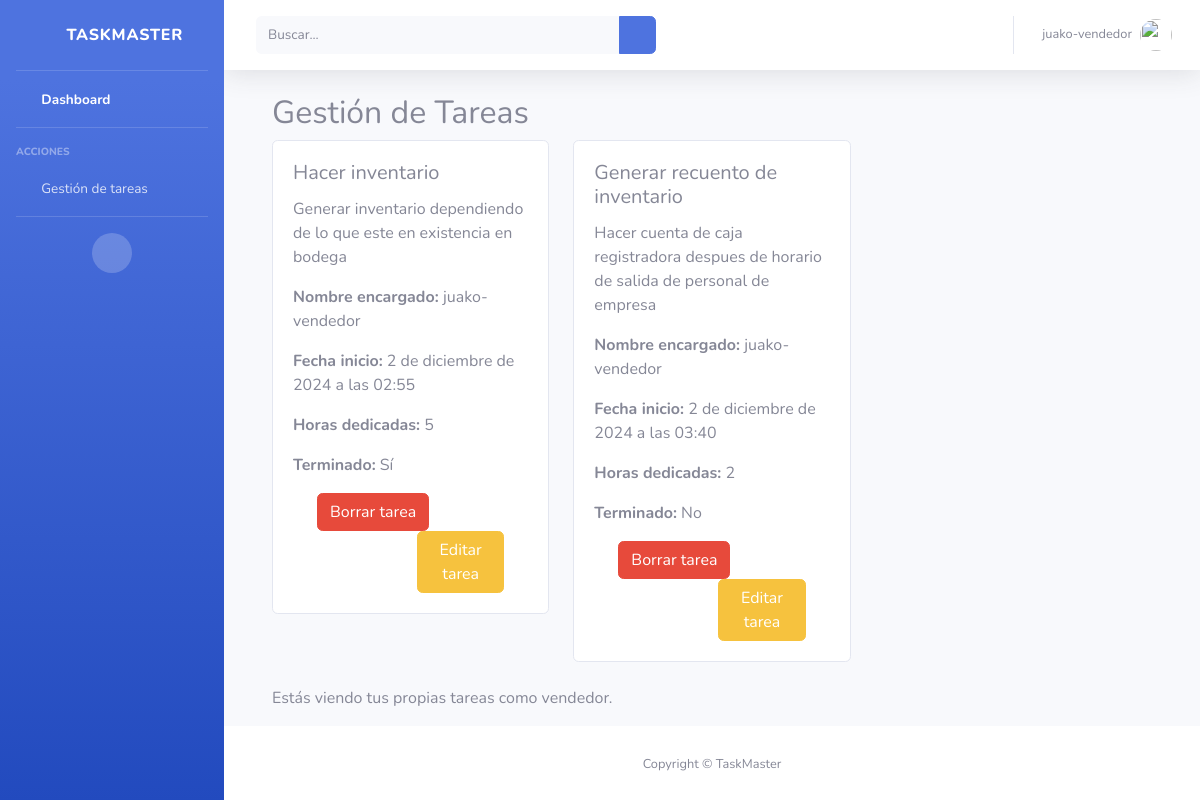
Screenshot of /gestion-tareas (signed in) with the database file from the repository.
### Root/models.py (models this page shows, shortened)
class Tarea(models.Model):
    idTarea = models.AutoField(primary_key=True, verbose_name='Id tarea')
    nombreTarea = models.CharField(max_length=100, verbose_name='Nombre tarea')
    descripcion = models.TextField(verbose_name='Descripción', null=True, blank=True)
    fechaInicio = models.DateTimeField(auto_now_add=True, verbose_name='Fecha inicio')
    fechaTermino = models.DateTimeField(verbose_name='Fecha término', null=True, blank=True)
    horasDedicadas = models.PositiveIntegerField(verbose_name='Horas dedicadas', default=0)
    usuario = models.ForeignKey(UserProfile, on_delete=models.CASCADE)
    terminado = models.BooleanField(default=False, verbose_name='Terminado')

class UserProfile(models.Model):
    user = models.OneToOneField(get_user_model(), on_delete=models.CASCADE)
    role = models.CharField(max_length=20,choices=settings.ROLES)

### Root/views.py (the view)
# urls.py: path('gestion-tareas',views.gestionTask,name='gestion_task'),
@login_required
def gestionTask(request):
    user_groups = request.user.groups.values_list('name', flat=True)
    is_admin = 'admin' in user_groups
    is_supervisor = 'supervisor' in user_groups
    is_vendedor = 'vendedor' in user_groups
    if is_admin:
        tasks = Tarea.objects.all()  # Los admins ven todas las tareas
    elif is_supervisor:
        tasks = Tarea.objects.filter(usuario__role='vendedor')  # Supervisores ven tareas de vendedores
    elif is_vendedor:
        tasks = Tarea.objects.filter(usuario=request.user.userprofile)  # Vendedores ven sus propias tareas
    else:
        tasks = Tarea.objects.none()  # En caso de que el usuario no pertenezca a ningún rol definido
    context = {
        'tasks': tasks,
        'is_admin': is_admin,
        'is_supervisor': is_supervisor,
        'is_vendedor': is_vendedor,
    }
    return render(request, "dashboard/GestionTareas/gestion_task.html", context)

### Root/templates/dashboard/GestionTareas/gestion_task.html
{% extends 'base.html' %}
{% load static %}
{% block content %}
<div class="container-fluid">
    <h2>Gestión de Tareas</h2>
    <div class="row">
        {% for tarea in tasks %}
            <div class="col-md-4 mb-4">
                <div class="card">
                    <div class="card-body">
                        <h5 class="card-title">{{ tarea.nombreTarea }}</h5>
                        <p class="card-text">{{ tarea.descripcion }}</p>
                        <p><strong>Nombre encargado: </strong>{{tarea.usuario.user}}</p>
                        <p><strong>Fecha inicio:</strong> {{ tarea.fechaInicio }}</p>
                        <p><strong>Horas dedicadas:</strong> {{ tarea.horasDedicadas }}</p>
                        <p><strong>Terminado:</strong> {% if tarea.terminado %}  Sí {% else %} No {% endif %}</p>
                        <div class="container">
                            <a href="{%url 'deleteTask' tarea.idTarea%}" class="btn btn-danger">Borrar tarea</a>
                            <a href="{%url 'modifyTask' tarea.idTarea%}" style="margin-left: 100px;" class="btn btn-warning">Editar tarea</a>
                        </div>
                    </div>
                </div>
            </div>
        {% empty %}
            <p>No hay tareas disponibles.</p>
        {% endfor %}
    </div>
    {% if is_admin %}
        <p>Estás viendo todas las tareas como administrador.</p>
    {% elif is_supervisor %}
        <p>Estás viendo las tareas asignadas a los vendedores.</p>
    {% elif is_vendedor %}
        <p>Estás viendo tus propias tareas como vendedor.</p>
    {% endif %}
</div>
{% endblock %}

### Root/templates/base.html (shortened to what this page needs)
{%load static%}
<!DOCTYPE html>
<html lang="en">
<head>
    <link href="{%static 'vendor/fontawesome-free/css/all.min.css'%}" rel="stylesheet" type="text/css">
    <link href="{%static 'css/sb-admin-2.min.css'%}" rel="stylesheet">
</head>
<body id="page-top">
    <div id="wrapper">
        <ul class="navbar-nav bg-gradient-primary sidebar sidebar-dark accordion" id="accordionSidebar">
            <a class="sidebar-brand d-flex align-items-center justify-content-center" href="{%url 'admin_dashboard'%}">
                <div class="sidebar-brand-icon rotate-n-15">
                    <i class="fas fa-laugh-wink"></i>
                </div>
                <div class="sidebar-brand-text mx-3">TaskMaster</div>
            </a>
            <hr class="sidebar-divider my-0">
            <li class="nav-item active">
                <a class="nav-link" href="{%url 'admin_dashboard'%}">
                    <i class="fas fa-fw fa-tachometer-alt"></i>
                    <span>Dashboard</span></a>
            </li>
            <hr class="sidebar-divider">
<div class="sidebar-heading">
    Acciones
</div>
{% if is_admin or is_supervisor or is_vendedor %}
<li class="nav-item">
    <a class="nav-link collapsed" href="#" data-toggle="collapse" data-target="#collapseTaskManagement"
       aria-expanded="true" aria-controls="collapseTaskManagement">
        <i class="fas fa-fw fa-wrench"></i>
        <span>Gestión de tareas</span>
    </a>
</li>
{% endif %}
<hr class="sidebar-divider">
<div class="text-center d-none d-md-inline">
    <button class="rounded-circle border-0" id="sidebarToggle"></button>
</div>
</ul>
<div id="content-wrapper" class="d-flex flex-column">
<div id="content">
    <nav class="navbar navbar-expand navbar-light bg-white topbar mb-4 static-top shadow">
        <form
            class="d-none d-sm-inline-block form-inline mr-auto ml-md-3 my-2 my-md-0 mw-100 navbar-search">
            <div class="input-group">
                <input type="text" class="form-control bg-light border-0 small" placeholder="Buscar..."
                    aria-label="Search" aria-describedby="basic-addon2">
                <div class="input-group-append">
                    <button class="btn btn-primary" type="button">
                        <i class="fas fa-search fa-sm"></i>
                    </button>
                </div>
            </div>
        </form>
        <ul class="navbar-nav ml-auto">
            <li class="nav-item dropdown no-arrow">
                <a class="nav-link dropdown-toggle" href="#" id="userDropdown" role="button"
                    data-toggle="dropdown" aria-haspopup="true" aria-expanded="false">
                    <span class="mr-2 d-none d-lg-inline text-gray-600 small">{{user.username}}</span>
                    <img class="img-profile rounded-circle"
                        src="{%static 'img/undraw_profile.svg'%}">
                </a>
            </li>
        </ul>
    </nav>
    <div class="container-fluid">
        {%block content%}
        {%endblock%}
    </div>
</div>
{%block footer%}
<footer class="sticky-footer bg-white">
    <div class="container my-auto">
        <div class="copyright text-center my-auto">
            <span>Copyright &copy; TaskMaster </span>
        </div>
    </div>
</footer>
</div>
</div>
{%endblock%}
</body>
</html>

### rows the page displays
Tarea: nombreTarea "Hacer inventario", descripcion "Generar inventario dependiendo de lo que este en existencia en bodega", usuario.user "juako-vendedor", fechaInicio "2 de diciembre de 2024 a las 02:55", horasDedicadas "5", terminado "Sí"
Tarea: nombreTarea "Generar recuento de inventario", descripcion "Hacer cuenta de caja registradora despues de horario de salida de personal de empresa", usuario.user "juako-vendedor", fechaInicio "2 de diciembre de 2024 a las 03:40", horasDedicadas "2", terminado "No"

### other values shown
{{ user.username }} "juako-vendedor"
